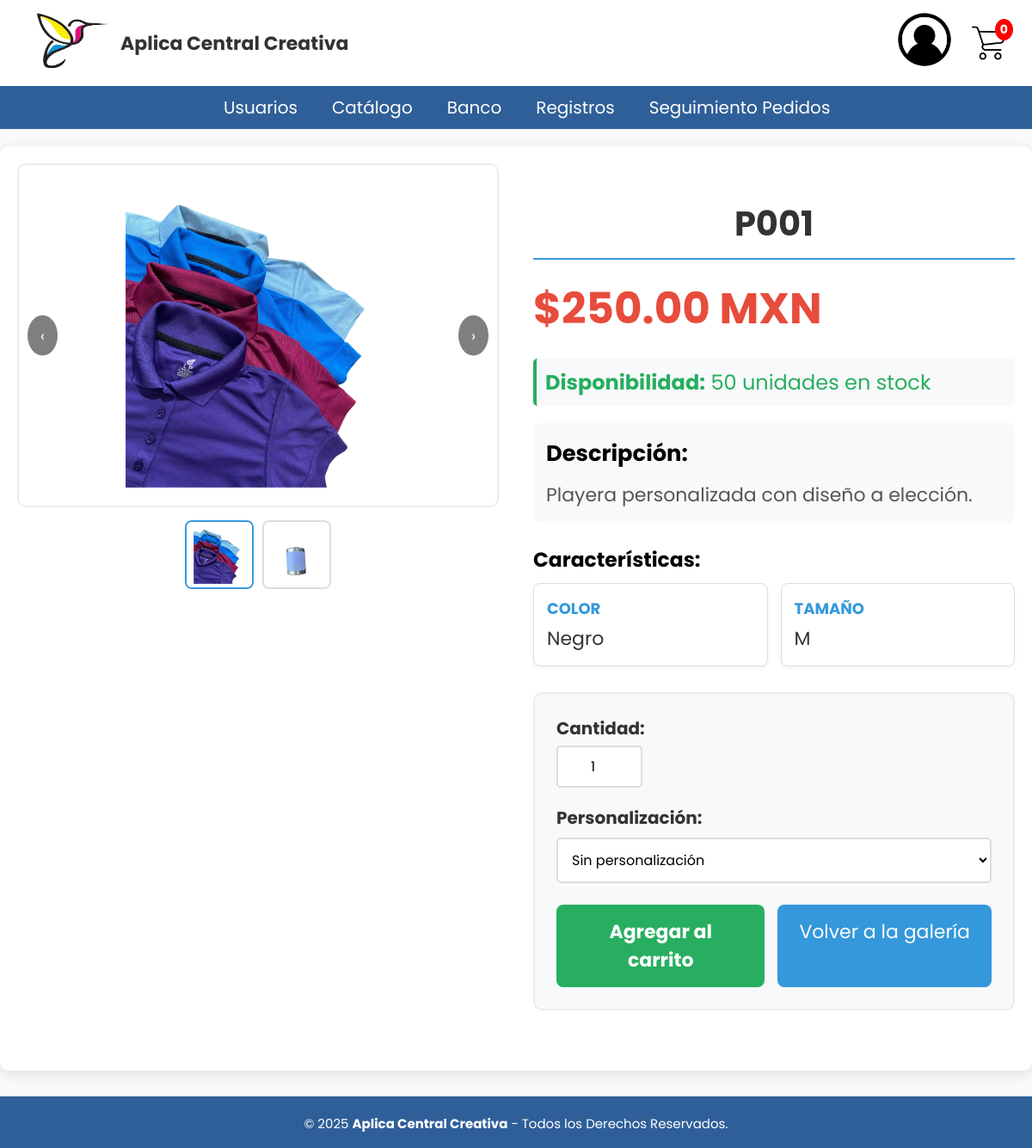
The app's page /Home/Detalle_articulo.php?id=P001 (signed in) with its own data.
### tables this page shows
CREATE TABLE articulos(
id_articulo VARCHAR(5) NOT NULL PRIMARY KEY UNIQUE,
descripcion TEXT NOT NULL,
id_detalle_articulo INT NOT NULL,
CONSTRAINT fk_deta_art FOREIGN KEY (id_detalle_articulo) REFERENCES detalle_articulos(id_detalle_articulo)
);

CREATE TABLE detalle_articulos(
id_detalle_articulo INT NOT NULL PRIMARY KEY AUTO_INCREMENT,
existencia INT NOT NULL,
costo DECIMAL(6,2) NOT NULL,
precio DECIMAL(6,2) NOT NULL,
id_proveedor INT NOT NULL,
estatus ENUM('Disponible','No Disponible','Descontinuado') DEFAULT 'Disponible',
CONSTRAINT fk_proveedor FOREIGN KEY (id_proveedor) REFERENCES usuario(id_usuario)
);

### Home/Detalle_articulo.php (the view, shortened to what this page needs)
<?php
include('../Nav/header.php');
$id_articulo = $_GET['id'];
$sql = "SELECT DISTINCT
          a.id_articulo,
          a.descripcion,
          d.precio,
          d.existencia,
          d.estatus,
          d.id_detalle_articulo
        FROM articulos a
        INNER JOIN detalle_articulos d ON a.id_detalle_articulo = d.id_detalle_articulo
        WHERE a.id_articulo = ? AND d.estatus = 'Disponible'";
$stmt = $conn->prepare($sql);
$stmt->bind_param("s", $id_articulo);
$stmt->execute();
$resultado = $stmt->get_result();
$producto = $resultado->fetch_assoc();
$sql_imagenes = "SELECT ac.valor
                FROM articulo_completo ac
                INNER JOIN atributos at ON ac.id_atributo = at.id_atributo
                WHERE ac.id_articulo = ? AND at.nombre = 'Imagen'";
$stmt_imagenes = $conn->prepare($sql_imagenes);
$stmt_imagenes->bind_param("s", $id_articulo);
$stmt_imagenes->execute();
$resultado_imagenes = $stmt_imagenes->get_result();
$imagenes = [];
while ($img = $resultado_imagenes->fetch_assoc()) {
    $imagenes[] = $img['valor'];
}
$sql_atributos = "SELECT at.nombre, ac.valor
                 FROM articulo_completo ac
                 INNER JOIN atributos at ON ac.id_atributo = at.id_atributo
                 WHERE ac.id_articulo = ? AND at.nombre != 'Imagen'
                 ORDER BY at.nombre";
$stmt_atributos = $conn->prepare($sql_atributos);
$stmt_atributos->bind_param("s", $id_articulo);
$stmt_atributos->execute();
$resultado_atributos = $stmt_atributos->get_result();
$atributos = [];
while ($attr = $resultado_atributos->fetch_assoc()) {
    $atributos[$attr['nombre']] = $attr['valor'];
}
?>
<!DOCTYPE html>
<html lang="es">
<head>
  <link rel="stylesheet" href="Home.css" />
</head>
<body>
<div class="detalle-container">
  <div class="producto-detalle">
    <div class="imagenes-container">
      <div class="imagen-principal">
        <?php if (!empty($imagenes)): ?>
          <?php foreach ($imagenes as $index => $imagen): ?>
            <img src="../Imagenes/<?php echo htmlspecialchars($imagen); ?>"
                 alt="<?php echo htmlspecialchars($producto['descripcion']); ?>"
                 class="imagen-detalle <?php echo $index === 0 ? 'active' : ''; ?>"
                 data-index="<?php echo $index; ?>">
          <?php endforeach; ?>
          <?php if (count($imagenes) > 1): ?>
            <button class="navegacion-imagenes nav-izquierda" onclick="cambiarImagen(-1)">‹</button>
            <button class="navegacion-imagenes nav-derecha" onclick="cambiarImagen(1)">›</button>
          <?php endif; ?>
        <?php else: ?>
          <img src="../Imagenes/no-image.png" alt="Sin imagen" class="imagen-detalle active">
        <?php endif; ?>
      </div>
      <?php if (count($imagenes) > 1): ?>
        <div class="imagenes-miniatura">
          <?php foreach ($imagenes as $index => $imagen): ?>
            <div class="miniatura <?php echo $index === 0 ? 'active' : ''; ?>" onclick="mostrarImagen(<?php echo $index; ?>)">
              <img src="../Imagenes/<?php echo htmlspecialchars($imagen); ?>" alt="Miniatura <?php echo $index + 1; ?>">
            </div>
          <?php endforeach; ?>
        </div>
      <?php endif; ?>
    </div>
    <div class="informacion-producto">
      <h1 class="titulo-producto"><?php echo htmlspecialchars($producto['id_articulo']); ?></h1>
      <p class="precio-producto">$<?php echo number_format($producto['precio'], 2); ?> MXN</p>
      <div class="stock-info">
        <strong>Disponibilidad:</strong> <?php echo $producto['existencia']; ?> unidades en stock
      </div>
      <div class="descripcion-producto">
        <h3>Descripción:</h3>
        <p><?php echo htmlspecialchars($producto['descripcion']); ?></p>
      </div>
      <?php if (!empty($atributos)): ?>
        <h3>Características:</h3>
        <div class="atributos-lista">
          <?php foreach ($atributos as $nombre => $valor): ?>
            <div class="atributo-item">
              <div class="atributo-nombre"><?php echo htmlspecialchars($nombre); ?></div>
              <div class="atributo-valor"><?php echo htmlspecialchars($valor); ?></div>
            </div>
          <?php endforeach; ?>
        </div>
      <?php endif; ?>
      <div class="formulario-compra">
        <form action="Agregar_Carrito.php" method="POST">
          <div class="campo-cantidad">
            <label for="cantidad">Cantidad:</label>
            <input type="number" id="cantidad" name="cantidad" value="1" min="1" max="<?php echo $producto['existencia']; ?>" required>
          </div>
          <div class="campo-personalizacion">
            <label for="personalizacion">Personalización:</label>
            <select name="personalizacion" id="personalizacion">
              <option value="">Sin personalización</option>
            </select>
          </div>
          <div class="botones-accion">
            <button type="submit" class="btn-agregar-carrito">Agregar al carrito</button>
            <a href="Home.php" class="btn-volver">Volver a la galería</a>
          </div>
        </form>
      </div>
    </div>
  </div>
</div>
</body>
<?php
include ('../Nav/footer.php');
?>
</html>

### CSS/cabecera.css (style rules this page uses)
html { font-size: 20px; overflow-y: auto; font-family: 'Poppins', sans-serif; }

### CSS/menu.css (style rules this page uses)
* { padding: 0px; margin: 0px; }

### CSS/tablas_boton.css (style rules this page uses)
a { text-decoration: underline; color: rgb(0, 0, 0); }

### CSS/formularios.css (style rules this page uses)
* { font-family: 'Poppins', sans-serif; margin: 0; padding: 0; box-sizing: border-box; }

### CSS/departamentos.css (style rules this page uses)
a { text-decoration: underline; color: purple; }

### CSS/cabecera2.css (style rules this page uses)
* { padding: 0px; margin: 0px; }
h1, h2 { color: #000000; }

### CSS/Carrito.css (style rules this page uses)
body { font-family: 'Segoe UI', Tahoma, Geneva, Verdana, sans-serif; background-color: #f4f4f9; color: #000000; }
h1 { text-align: center; margin-bottom: 30px; color: #000000; }

### CSS/direccion.css (style rules this page uses)
body { font-family: 'Segoe UI', Tahoma, Geneva, Verdana, sans-serif; background-color: #f4f4f9; color: #000000; }
h1 { text-align: center; margin-bottom: 30px; color: #000000; }
h3 { color: #000000; margin-bottom: 10px; }
label { display: block; margin-bottom: 10px; font-size: 20px; cursor: pointer; }

### CSS/confirmar_pedido.css (style rules this page uses)
body { font-family: 'Segoe UI', Tahoma, Geneva, Verdana, sans-serif; background-color: #f4f4f9; color: #000000; margin: 0; padding: 0; }
h1 { text-align: center; color: #000000; margin-top: 20px; }

### CSS/reporte_ventas.css (style rules this page uses)
body { font-family: Arial, sans-serif; background-color: #f8f9fa; color: #333; }

### Home/Home.css (style rules this page uses)
body { font-family: Arial, sans-serif; margin: 0; padding: 0; background-color: #f9f9f9; }

### records on screen
articulos: id_articulo "P001", id_detalle_articulo.precio "250.00", id_detalle_articulo.existencia "50", descripcion "Playera personalizada con diseño a elección."

### other values on screen
$total_cantidad "0"
$nombre "Usuarios"
$nombre "Catálogo"
$nombre "Banco"
$nombre "Registros"
$nombre "Seguimiento Pedidos"
$nombre "COLOR"
$valor "Negro"
$nombre "TAMAÑO"
$valor "M"
